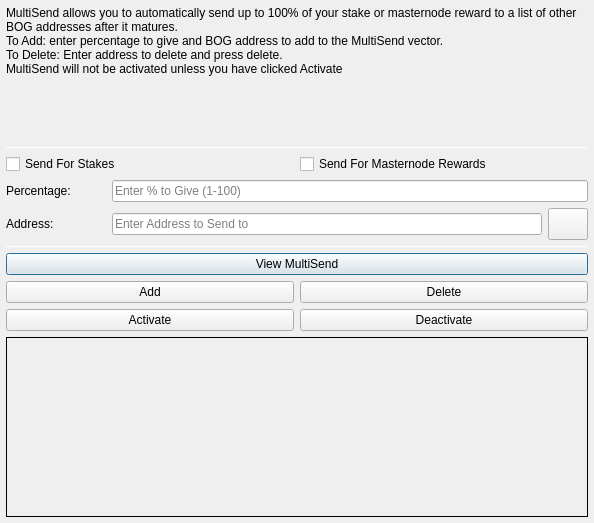
<?xml version="1.0" encoding="UTF-8"?>
<ui version="4.0">
 <class>MultiSendDialog</class>
 <widget class="QDialog" name="MultiSendDialog">
  <property name="windowModality">
   <enum>Qt::NonModal</enum>
  </property>
  <property name="geometry">
   <rect>
    <x>0</x>
    <y>0</y>
    <width>594</width>
    <height>523</height>
   </rect>
  </property>
  <property name="windowTitle">
   <string>MultiSend</string>
  </property>
  <layout class="QVBoxLayout" name="verticalLayout" stretch="0">
   <property name="leftMargin">
    <number>6</number>
   </property>
   <property name="topMargin">
    <number>6</number>
   </property>
   <property name="rightMargin">
    <number>6</number>
   </property>
   <property name="bottomMargin">
    <number>6</number>
   </property>
   <item>
    <layout class="QVBoxLayout" name="verticalLayout_Main" stretch="1,1,1,1,1,1">
     <item>
      <widget class="QLabel" name="label_2">
       <property name="lineWidth">
        <number>1</number>
       </property>
       <property name="text">
        <string>MultiSend allows you to automatically send up to 100% of your stake or masternode reward to a list of other BOG addresses after it matures.
To Add: enter percentage to give and BOG address to add to the MultiSend vector.
To Delete: Enter address to delete and press delete.
MultiSend will not be activated unless you have clicked Activate</string>
       </property>
       <property name="alignment">
        <set>Qt::AlignLeading|Qt::AlignLeft|Qt::AlignTop</set>
       </property>
       <property name="wordWrap">
        <bool>true</bool>
       </property>
      </widget>
     </item>
     <item>
      <widget class="Line" name="line">
       <property name="minimumSize">
        <size>
         <width>0</width>
         <height>1</height>
        </size>
       </property>
       <property name="maximumSize">
        <size>
         <width>16777215</width>
         <height>1</height>
        </size>
       </property>
       <property name="orientation">
        <enum>Qt::Horizontal</enum>
       </property>
      </widget>
     </item>
     <item>
      <layout class="QVBoxLayout" name="verticalLayout_Settings">
       <item>
        <layout class="QHBoxLayout" name="horizontalLayout">
         <item>
          <widget class="QCheckBox" name="multiSendStakeCheckBox">
           <property name="text">
            <string>Send For Stakes</string>
           </property>
          </widget>
         </item>
         <item>
          <widget class="QCheckBox" name="multiSendMasternodeCheckBox">
           <property name="text">
            <string>Send For Masternode Rewards</string>
           </property>
          </widget>
         </item>
        </layout>
       </item>
       <item>
        <layout class="QHBoxLayout" name="horizontalLayout_6">
         <item>
          <widget class="QLabel" name="label">
           <property name="minimumSize">
            <size>
             <width>100</width>
             <height>0</height>
            </size>
           </property>
           <property name="toolTip">
            <string>Percentage of stake to send</string>
           </property>
           <property name="text">
            <string>Percentage:</string>
           </property>
          </widget>
         </item>
         <item>
          <widget class="QLineEdit" name="multiSendPercentEdit">
           <property name="toolTip">
            <string>Enter whole numbers 1 - 100</string>
           </property>
           <property name="placeholderText">
            <string>Enter % to Give (1-100)</string>
           </property>
          </widget>
         </item>
        </layout>
       </item>
       <item>
        <layout class="QHBoxLayout" name="horizontalLayout_7">
         <item>
          <widget class="QLabel" name="label_5">
           <property name="minimumSize">
            <size>
             <width>100</width>
             <height>0</height>
            </size>
           </property>
           <property name="toolTip">
            <string>Address to send portion of stake to</string>
           </property>
           <property name="text">
            <string>Address:</string>
           </property>
          </widget>
         </item>
         <item>
          <widget class="QLineEdit" name="multiSendAddressEdit">
           <property name="toolTip">
            <string/>
           </property>
           <property name="placeholderText">
            <string>Enter Address to Send to</string>
           </property>
          </widget>
         </item>
         <item>
          <widget class="QPushButton" name="addressBookButton">
           <property name="maximumSize">
            <size>
             <width>16777215</width>
             <height>32</height>
            </size>
           </property>
           <property name="toolTip">
            <string>Choose an address from the address book</string>
           </property>
           <property name="text">
            <string/>
           </property>
           <property name="icon">
            <iconset resource="../bogcoin.qrc">
             <normaloff>:/icons/address-book</normaloff>:/icons/address-book</iconset>
           </property>
           <property name="shortcut">
            <string>Alt+A</string>
           </property>
           <property name="autoDefault">
            <bool>false</bool>
           </property>
          </widget>
         </item>
        </layout>
       </item>
      </layout>
     </item>
     <item>
      <widget class="Line" name="line_2">
       <property name="minimumSize">
        <size>
         <width>0</width>
         <height>1</height>
        </size>
       </property>
       <property name="maximumSize">
        <size>
         <width>16777215</width>
         <height>1</height>
        </size>
       </property>
       <property name="orientation">
        <enum>Qt::Horizontal</enum>
       </property>
      </widget>
     </item>
     <item>
      <layout class="QVBoxLayout" name="verticalLayout_Buttons">
       <item>
        <layout class="QHBoxLayout" name="horizontalLayout_4">
         <item>
          <widget class="QPushButton" name="viewButton">
           <property name="toolTip">
            <string/>
           </property>
           <property name="statusTip">
            <string>View MultiSend Vector</string>
           </property>
           <property name="text">
            <string>View MultiSend</string>
           </property>
          </widget>
         </item>
        </layout>
       </item>
       <item>
        <layout class="QHBoxLayout" name="horizontalLayout_2">
         <item>
          <widget class="QPushButton" name="addButton">
           <property name="toolTip">
            <string/>
           </property>
           <property name="statusTip">
            <string>Add to MultiSend Vector</string>
           </property>
           <property name="text">
            <string>Add</string>
           </property>
          </widget>
         </item>
         <item>
          <widget class="QPushButton" name="deleteButton">
           <property name="toolTip">
            <string/>
           </property>
           <property name="statusTip">
            <string>Delete Address From MultiSend Vector</string>
           </property>
           <property name="text">
            <string>Delete</string>
           </property>
          </widget>
         </item>
        </layout>
       </item>
       <item>
        <layout class="QHBoxLayout" name="horizontalLayout_5">
         <item>
          <widget class="QPushButton" name="activateButton">
           <property name="statusTip">
            <string>Activate MultiSend</string>
           </property>
           <property name="text">
            <string>Activate</string>
           </property>
          </widget>
         </item>
         <item>
          <widget class="QPushButton" name="disableButton">
           <property name="statusTip">
            <string>Deactivate MultiSend</string>
           </property>
           <property name="text">
            <string>Deactivate</string>
           </property>
          </widget>
         </item>
        </layout>
       </item>
      </layout>
     </item>
     <item>
      <widget class="QLabel" name="message">
       <property name="minimumSize">
        <size>
         <width>0</width>
         <height>180</height>
        </size>
       </property>
       <property name="frameShape">
        <enum>QFrame::Panel</enum>
       </property>
       <property name="frameShadow">
        <enum>QFrame::Plain</enum>
       </property>
       <property name="lineWidth">
        <number>1</number>
       </property>
       <property name="midLineWidth">
        <number>1</number>
       </property>
       <property name="text">
        <string/>
       </property>
       <property name="alignment">
        <set>Qt::AlignLeading|Qt::AlignLeft|Qt::AlignTop</set>
       </property>
       <property name="wordWrap">
        <bool>true</bool>
       </property>
      </widget>
     </item>
    </layout>
   </item>
  </layout>
 </widget>
 <resources>
  <include location="../bogcoin.qrc"/>
 </resources>
 <connections/>
</ui>
